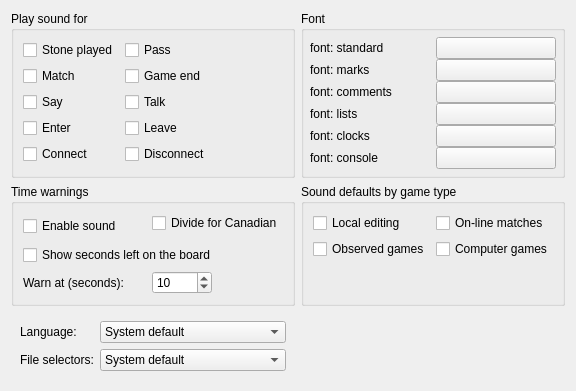
     <widget class="QWidget" name="InterfaceTabWidget">
      <attribute name="title">
       <string>Main Interface</string>
      </attribute>
      <layout class="QGridLayout">
       <item row="0" column="1">
        <widget class="QGroupBox" name="ButtonGroup3">
         <property name="sizePolicy">
          <sizepolicy hsizetype="Expanding" vsizetype="Preferred">
           <horstretch>0</horstretch>
           <verstretch>0</verstretch>
          </sizepolicy>
         </property>
         <property name="title">
          <string>Font</string>
         </property>
         <layout class="QGridLayout">
          <property name="leftMargin">
           <number>6</number>
          </property>
          <property name="topMargin">
           <number>6</number>
          </property>
          <property name="rightMargin">
           <number>6</number>
          </property>
          <property name="bottomMargin">
           <number>6</number>
          </property>
          <property name="spacing">
           <number>0</number>
          </property>
          <item row="0" column="0">
           <layout class="QHBoxLayout">
            <property name="spacing">
             <number>6</number>
            </property>
            <property name="leftMargin">
             <number>0</number>
            </property>
            <property name="topMargin">
             <number>0</number>
            </property>
            <property name="rightMargin">
             <number>0</number>
            </property>
            <property name="bottomMargin">
             <number>0</number>
            </property>
            <item>
             <widget class="QLabel" name="fontLabel_standard">
              <property name="minimumSize">
               <size>
                <width>100</width>
                <height>0</height>
               </size>
              </property>
              <property name="toolTip">
               <string>Current font</string>
              </property>
              <property name="text">
               <string>font: standard</string>
              </property>
              <property name="wordWrap">
               <bool>false</bool>
              </property>
             </widget>
            </item>
            <item>
             <widget class="QPushButton" name="fontStandardButton">
              <property name="sizePolicy">
               <sizepolicy hsizetype="Minimum" vsizetype="Fixed">
                <horstretch>0</horstretch>
                <verstretch>0</verstretch>
               </sizepolicy>
              </property>
              <property name="maximumSize">
               <size>
                <width>32767</width>
                <height>32767</height>
               </size>
              </property>
              <property name="focusPolicy">
               <enum>Qt::TabFocus</enum>
              </property>
              <property name="toolTip">
               <string>Select new font</string>
              </property>
              <property name="whatsThis">
               <string>Select new font

Select the font for the application.</string>
              </property>
              <property name="text">
               <string/>
              </property>
             </widget>
            </item>
           </layout>
          </item>
          <item row="1" column="0">
           <layout class="QHBoxLayout">
            <property name="spacing">
             <number>6</number>
            </property>
            <property name="leftMargin">
             <number>0</number>
            </property>
            <property name="topMargin">
             <number>0</number>
            </property>
            <property name="rightMargin">
             <number>0</number>
            </property>
            <property name="bottomMargin">
             <number>0</number>
            </property>
            <item>
             <widget class="QLabel" name="fontLabel_marks">
              <property name="minimumSize">
               <size>
                <width>100</width>
                <height>0</height>
               </size>
              </property>
              <property name="toolTip">
               <string>Current font</string>
              </property>
              <property name="text">
               <string>font: marks</string>
              </property>
              <property name="wordWrap">
               <bool>false</bool>
              </property>
             </widget>
            </item>
            <item>
             <widget class="QPushButton" name="fontMarksButton">
              <property name="sizePolicy">
               <sizepolicy hsizetype="Minimum" vsizetype="Fixed">
                <horstretch>0</horstretch>
                <verstretch>0</verstretch>
               </sizepolicy>
              </property>
              <property name="maximumSize">
               <size>
                <width>32767</width>
                <height>32767</height>
               </size>
              </property>
              <property name="focusPolicy">
               <enum>Qt::TabFocus</enum>
              </property>
              <property name="toolTip">
               <string>Select new font</string>
              </property>
              <property name="whatsThis">
               <string>Select new font

Select the font for marks on the board.</string>
              </property>
              <property name="text">
               <string/>
              </property>
             </widget>
            </item>
           </layout>
          </item>
          <item row="2" column="0">
           <layout class="QHBoxLayout">
            <property name="spacing">
             <number>6</number>
            </property>
            <property name="leftMargin">
             <number>0</number>
            </property>
            <property name="topMargin">
             <number>0</number>
            </property>
            <property name="rightMargin">
             <number>0</number>
            </property>
            <property name="bottomMargin">
             <number>0</number>
            </property>
            <item>
             <widget class="QLabel" name="fontLabel_comments">
              <property name="minimumSize">
               <size>
                <width>100</width>
                <height>0</height>
               </size>
              </property>
              <property name="toolTip">
               <string>Current font</string>
              </property>
              <property name="text">
               <string>font: comments</string>
              </property>
              <property name="wordWrap">
               <bool>false</bool>
              </property>
             </widget>
            </item>
            <item>
             <widget class="QPushButton" name="fontCommentsButton">
              <property name="sizePolicy">
               <sizepolicy hsizetype="Minimum" vsizetype="Fixed">
                <horstretch>0</horstretch>
                <verstretch>0</verstretch>
               </sizepolicy>
              </property>
              <property name="maximumSize">
               <size>
                <width>32767</width>
                <height>32767</height>
               </size>
              </property>
              <property name="focusPolicy">
               <enum>Qt::TabFocus</enum>
              </property>
              <property name="toolTip">
               <string>Select new font</string>
              </property>
              <property name="whatsThis">
               <string>Select new font

Select font used in all text input/output fields.</string>
              </property>
              <property name="text">
               <string/>
              </property>
             </widget>
            </item>
           </layout>
          </item>
          <item row="3" column="0">
           <layout class="QHBoxLayout">
            <property name="spacing">
             <number>6</number>
            </property>
            <property name="leftMargin">
             <number>0</number>
            </property>
            <property name="topMargin">
             <number>0</number>
            </property>
            <property name="rightMargin">
             <number>0</number>
            </property>
            <property name="bottomMargin">
             <number>0</number>
            </property>
            <item>
             <widget class="QLabel" name="fontLabel_lists">
              <property name="minimumSize">
               <size>
                <width>100</width>
                <height>0</height>
               </size>
              </property>
              <property name="toolTip">
               <string>Current font</string>
              </property>
              <property name="text">
               <string>font: lists</string>
              </property>
              <property name="wordWrap">
               <bool>false</bool>
              </property>
             </widget>
            </item>
            <item>
             <widget class="QPushButton" name="fontListsButton">
              <property name="maximumSize">
               <size>
                <width>32767</width>
                <height>32767</height>
               </size>
              </property>
              <property name="focusPolicy">
               <enum>Qt::TabFocus</enum>
              </property>
              <property name="toolTip">
               <string>Select new font</string>
              </property>
              <property name="whatsThis">
               <string>Select new font

Select the font for lists.</string>
              </property>
              <property name="text">
               <string/>
              </property>
             </widget>
            </item>
           </layout>
          </item>
          <item row="4" column="0">
           <layout class="QHBoxLayout">
            <property name="spacing">
             <number>6</number>
            </property>
            <property name="leftMargin">
             <number>0</number>
            </property>
            <property name="topMargin">
             <number>0</number>
            </property>
            <property name="rightMargin">
             <number>0</number>
            </property>
            <property name="bottomMargin">
             <number>0</number>
            </property>
            <item>
             <widget class="QLabel" name="fontLabel_lists_2">
              <property name="minimumSize">
               <size>
                <width>100</width>
                <height>0</height>
               </size>
              </property>
              <property name="toolTip">
               <string>Current font</string>
              </property>
              <property name="text">
               <string>font: clocks</string>
              </property>
              <property name="wordWrap">
               <bool>false</bool>
              </property>
             </widget>
            </item>
            <item>
             <widget class="QPushButton" name="fontClocksButton">
              <property name="sizePolicy">
               <sizepolicy hsizetype="Minimum" vsizetype="Fixed">
                <horstretch>0</horstretch>
                <verstretch>0</verstretch>
               </sizepolicy>
              </property>
              <property name="maximumSize">
               <size>
                <width>32767</width>
                <height>32767</height>
               </size>
              </property>
              <property name="focusPolicy">
               <enum>Qt::TabFocus</enum>
              </property>
              <property name="toolTip">
               <string>Select new font</string>
              </property>
              <property name="whatsThis">
               <string>Select new font

Select the font for the clocks.</string>
              </property>
              <property name="text">
               <string/>
              </property>
              <property name="checkable">
               <bool>false</bool>
              </property>
             </widget>
            </item>
           </layout>
          </item>
          <item row="5" column="0">
           <layout class="QHBoxLayout">
            <property name="spacing">
             <number>6</number>
            </property>
            <property name="leftMargin">
             <number>0</number>
            </property>
            <property name="topMargin">
             <number>0</number>
            </property>
            <property name="rightMargin">
             <number>0</number>
            </property>
            <property name="bottomMargin">
             <number>0</number>
            </property>
            <item>
             <widget class="QLabel" name="fontLabel_console">
              <property name="minimumSize">
               <size>
                <width>100</width>
                <height>0</height>
               </size>
              </property>
              <property name="toolTip">
               <string>font for the server console</string>
              </property>
              <property name="text">
               <string>font: console</string>
              </property>
              <property name="wordWrap">
               <bool>false</bool>
              </property>
             </widget>
            </item>
            <item>
             <widget class="QPushButton" name="fontConsoleButton">
              <property name="sizePolicy">
               <sizepolicy hsizetype="Minimum" vsizetype="Fixed">
                <horstretch>0</horstretch>
                <verstretch>0</verstretch>
               </sizepolicy>
              </property>
              <property name="maximumSize">
               <size>
                <width>32767</width>
                <height>32767</height>
               </size>
              </property>
              <property name="focusPolicy">
               <enum>Qt::TabFocus</enum>
              </property>
              <property name="toolTip">
               <string>Select new font</string>
              </property>
              <property name="whatsThis">
               <string>Select new font

Select the font for the server console (fixed font preferably).</string>
              </property>
              <property name="text">
               <string/>
              </property>
             </widget>
            </item>
           </layout>
          </item>
         </layout>
        </widget>
       </item>
       <item row="2" column="0">
        <widget class="QWidget" name="horizontalWidget" native="true">
         <layout class="QGridLayout" name="gridLayout_13">
          <item row="0" column="1">
           <widget class="QComboBox" name="languageComboBox">
            <property name="focusPolicy">
             <enum>Qt::TabFocus</enum>
            </property>
            <item>
             <property name="text">
              <string>System default</string>
             </property>
            </item>
           </widget>
          </item>
          <item row="0" column="0">
           <widget class="QLabel" name="label_31">
            <property name="text">
             <string>Language:</string>
            </property>
            <property name="buddy">
             <cstring>languageComboBox</cstring>
            </property>
           </widget>
          </item>
          <item row="1" column="0">
           <widget class="QLabel" name="label_27">
            <property name="text">
             <string>File selectors:</string>
            </property>
            <property name="buddy">
             <cstring>fileSelComboBox</cstring>
            </property>
           </widget>
          </item>
          <item row="1" column="1">
           <widget class="QComboBox" name="fileSelComboBox">
            <item>
             <property name="text">
              <string>System default</string>
             </property>
            </item>
            <item>
             <property name="text">
              <string>Qt selector with SGF preview</string>
             </property>
            </item>
           </widget>
          </item>
         </layout>
        </widget>
       </item>
       <item row="1" column="1">
        <widget class="QGroupBox" name="groupBox_5">
         <property name="title">
          <string>Sound defaults by game type</string>
         </property>
         <layout class="QGridLayout" name="gridLayout_5">
          <item row="1" column="1">
           <widget class="QCheckBox" name="soundComputerCheckBox">
            <property name="text">
             <string>Computer games</string>
            </property>
           </widget>
          </item>
          <item row="1" column="0">
           <widget class="QCheckBox" name="soundObserveCheckBox">
            <property name="text">
             <string>Observed games</string>
            </property>
           </widget>
          </item>
          <item row="0" column="0">
           <widget class="QCheckBox" name="soundNormalCheckBox">
            <property name="text">
             <string>Local editing</string>
            </property>
           </widget>
          </item>
          <item row="0" column="1">
           <widget class="QCheckBox" name="soundMatchCheckBox">
            <property name="text">
             <string>On-line matches</string>
            </property>
           </widget>
          </item>
          <item row="2" column="0">
           <widget class="QLabel" name="spacingLabel">
            <property name="text">
             <string/>
            </property>
           </widget>
          </item>
         </layout>
        </widget>
       </item>
       <item row="1" column="0">
        <widget class="QGroupBox" name="groupBox_10">
         <property name="sizePolicy">
          <sizepolicy hsizetype="Preferred" vsizetype="Preferred">
           <horstretch>0</horstretch>
           <verstretch>0</verstretch>
          </sizepolicy>
         </property>
         <property name="title">
          <string>Time warnings</string>
         </property>
         <layout class="QGridLayout" name="gridLayout_6">
          <item row="3" column="2">
           <widget class="QSpinBox" name="BYTimeSpin">
            <property name="maximumSize">
             <size>
              <width>60</width>
              <height>32767</height>
             </size>
            </property>
            <property name="toolTip">
             <string>Warning time</string>
            </property>
            <property name="whatsThis">
             <string>Set this to the number of seconds to which you want to be warned before Byo Yomi ends</string>
            </property>
            <property name="suffix">
             <string/>
            </property>
            <property name="minimum">
             <number>1</number>
            </property>
            <property name="maximum">
             <number>99</number>
            </property>
            <property name="value">
             <number>10</number>
            </property>
           </widget>
          </item>
          <item row="0" column="0" rowspan="2" colspan="2">
           <widget class="QCheckBox" name="timeSoundCheckBox">
            <property name="toolTip">
             <string>Play sound for remaining seconds of own time</string>
            </property>
            <property name="whatsThis">
             <string>Check this box if you want to be warned when Byo Yomi ends.
You can set the warning time besides</string>
            </property>
            <property name="text">
             <string>Enable sound</string>
            </property>
            <attribute name="buttonGroup">
             <string notr="true">soundButtonGroup</string>
            </attribute>
           </widget>
          </item>
          <item row="3" column="0">
           <widget class="QLabel" name="label_30">
            <property name="text">
             <string>Warn at (seconds):</string>
            </property>
           </widget>
          </item>
          <item row="0" column="2">
           <widget class="QCheckBox" name="timeDivideCheckBox">
            <property name="toolTip">
             <string>When canadian time is used, divide time by number of stones left to determine whether to warn.</string>
            </property>
            <property name="whatsThis">
             <string>When canadian time is used, divide time by number of stones left to determine whether to warn.</string>
            </property>
            <property name="text">
             <string>Divide for Canadian</string>
            </property>
           </widget>
          </item>
          <item row="2" column="0" colspan="3">
           <widget class="QCheckBox" name="timeBoardCheckBox">
            <property name="text">
             <string>Show seconds left on the board</string>
            </property>
           </widget>
          </item>
         </layout>
        </widget>
       </item>
       <item row="0" column="0">
        <widget class="QGroupBox" name="soundButtonGroups">
         <property name="sizePolicy">
          <sizepolicy hsizetype="Expanding" vsizetype="Preferred">
           <horstretch>0</horstretch>
           <verstretch>0</verstretch>
          </sizepolicy>
         </property>
         <property name="title">
          <string>Play sound for</string>
         </property>
         <layout class="QFormLayout" name="formLayout_3">
          <item row="0" column="0">
           <widget class="QCheckBox" name="stoneSoundCheckBox">
            <property name="toolTip">
             <string>Play sound when placing a stone</string>
            </property>
            <property name="whatsThis">
             <string>Play sound when placing a stone

Enable this box when you want to listen a clicking sound when playing a stone on the board.</string>
            </property>
            <property name="text">
             <string>Stone played</string>
            </property>
            <attribute name="buttonGroup">
             <string notr="true">soundButtonGroup</string>
            </attribute>
           </widget>
          </item>
          <item row="0" column="1">
           <widget class="QCheckBox" name="passSoundCheckBox">
            <property name="toolTip">
             <string>Play sound for pass move</string>
            </property>
            <property name="text">
             <string>Pass</string>
            </property>
            <attribute name="buttonGroup">
             <string notr="true">soundButtonGroup</string>
            </attribute>
           </widget>
          </item>
          <item row="1" column="0">
           <widget class="QCheckBox" name="matchSoundCheckBox">
            <property name="toolTip">
             <string>Play sound for incoming match request</string>
            </property>
            <property name="text">
             <string>Match</string>
            </property>
            <attribute name="buttonGroup">
             <string notr="true">soundButtonGroup</string>
            </attribute>
           </widget>
          </item>
          <item row="1" column="1">
           <widget class="QCheckBox" name="gameEndSoundCheckBox">
            <property name="toolTip">
             <string>Play sound when played or observed game has ended</string>
            </property>
            <property name="text">
             <string>Game end</string>
            </property>
            <attribute name="buttonGroup">
             <string notr="true">soundButtonGroup</string>
            </attribute>
           </widget>
          </item>
          <item row="2" column="0">
           <widget class="QCheckBox" name="saySoundCheckBox">
            <property name="toolTip">
             <string>Play sound for incoming say message while playing a game</string>
            </property>
            <property name="text">
             <string>Say</string>
            </property>
            <attribute name="buttonGroup">
             <string notr="true">soundButtonGroup</string>
            </attribute>
           </widget>
          </item>
          <item row="2" column="1">
           <widget class="QCheckBox" name="talkSoundCheckBox">
            <property name="toolTip">
             <string>Play sound for incoming talk message</string>
            </property>
            <property name="text">
             <string>Talk</string>
            </property>
            <attribute name="buttonGroup">
             <string notr="true">soundButtonGroup</string>
            </attribute>
           </widget>
          </item>
          <item row="3" column="0">
           <widget class="QCheckBox" name="enterSoundCheckBox">
            <property name="toolTip">
             <string>Play sound when a watched player enters the room</string>
            </property>
            <property name="text">
             <string>Enter</string>
            </property>
            <attribute name="buttonGroup">
             <string notr="true">soundButtonGroup</string>
            </attribute>
           </widget>
          </item>
          <item row="3" column="1">
           <widget class="QCheckBox" name="leaveSoundCheckBox">
            <property name="toolTip">
             <string>Play sound when a watched player leaves the room</string>
            </property>
            <property name="text">
             <string>Leave</string>
            </property>
            <attribute name="buttonGroup">
             <string notr="true">soundButtonGroup</string>
            </attribute>
           </widget>
          </item>
          <item row="4" column="0">
           <widget class="QCheckBox" name="connectSoundCheckBox">
            <property name="toolTip">
             <string>Play sound when connected to server</string>
            </property>
            <property name="text">
             <string>Connect</string>
            </property>
            <attribute name="buttonGroup">
             <string notr="true">soundButtonGroup</string>
            </attribute>
           </widget>
          </item>
          <item row="4" column="1">
           <widget class="QCheckBox" name="disConnectSoundCheckBox">
            <property name="toolTip">
             <string>Play sound when disconnected from server</string>
            </property>
            <property name="text">
             <string>Disconnect</string>
            </property>
            <attribute name="buttonGroup">
             <string notr="true">soundButtonGroup</string>
            </attribute>
           </widget>
          </item>
         </layout>
        </widget>
       </item>
       <item row="4" column="0">
        <spacer name="spacer10_2">
         <property name="orientation">
          <enum>Qt::Vertical</enum>
         </property>
         <property name="sizeType">
          <enum>QSizePolicy::Expanding</enum>
         </property>
         <property name="sizeHint" stdset="0">
          <size>
           <width>21</width>
           <height>0</height>
          </size>
         </property>
        </spacer>
       </item>
      </layout>
     </widget>
